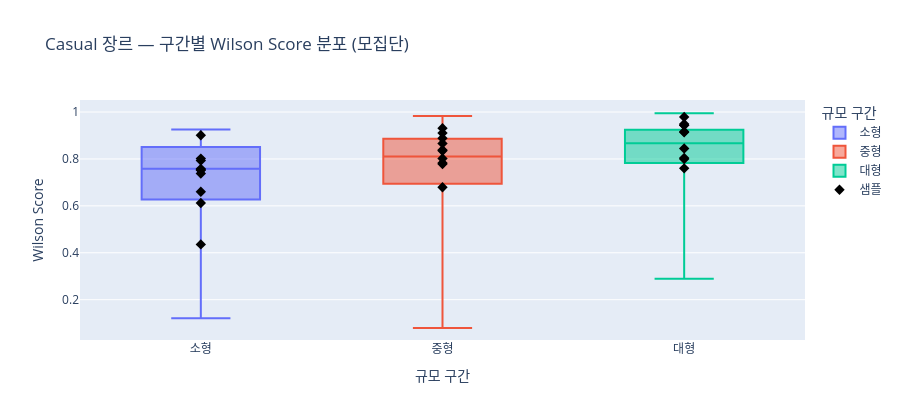

Source (notebook cell):
### Markdown cell above
### 랜덤 샘플링 결과

`RANDOM_STATE=42`로 재현 가능한 샘플을 추출했다.
각 구간에서 Wilson Score 분포를 확인하여 샘플이 구간 전체를 고르게 대표하는지 검증한다.

### Code cell
# 샘플 Wilson Score 분포가 모집단을 잘 대표하는지 확인
print('=== 구간별 Wilson Score: 모집단 vs 샘플 비교 ===')
for tier in tiers:
    pop   = df_valid[df_valid['size_tier'] == tier]['wilson_score']
    samp  = df_sample[df_sample['size_tier'] == tier]['wilson_score']
    print(f'\n[{tier}]')
    print(f'  모집단  mean={pop.mean():.3f}  median={pop.median():.3f}  std={pop.std():.3f}')
    print(f'  샘플    mean={samp.mean():.3f}  median={samp.median():.3f}  std={samp.std():.3f}')

# 시각화
fig = px.box(
    df_valid,
    x='size_tier',
    y='wilson_score',
    color='size_tier',
    category_orders={'size_tier': tiers},
    title='Casual 장르 — 구간별 Wilson Score 분포 (모집단)',
    labels={'size_tier': '규모 구간', 'wilson_score': 'Wilson Score'},
    points=False,
    height=420,
)

# 샘플 포인트 오버레이
for i, tier in enumerate(tiers):
    samp = df_sample[df_sample['size_tier'] == tier]
    fig.add_scatter(
        x=[tier] * len(samp),
        y=samp['wilson_score'],
        mode='markers',
        marker=dict(color='black', size=8, symbol='diamond'),
        name='샘플' if i == 0 else None,
        showlegend=(i == 0),
    )

fig.update_layout(showlegend=True)
fig.show()

### Figure 1 — Plotly figure (JSON) as saved in the notebook; plotly's stock layout.template omitted (floating-point values rounded to 4 significant figures; data arrays with more than 128 entries replaced by an {"elided": "..."} marker saying what was removed)
{"data": [{"alignmentgroup": "True", "boxpoints": false, "hovertemplate": "규모 구간=%{x}<br>Wilson Score=%{y}<extra></extra>", "legendgroup": "소형", "marker": {"color": "#636efa"}, "name": "소형", "notched": false, "offsetgroup": "소형", "orientation": "v", "showlegend": true, "type": "box", "x": {"elided": "430 str values"}, "x0": " ", "xaxis": "x", "y": {"elided": "430 float values"}, "y0": " ", "yaxis": "y"}, {"alignmentgroup": "True", "boxpoints": false, "hovertemplate": "규모 구간=%{x}<br>Wilson Score=%{y}<extra></extra>", "legendgroup": "중형", "marker": {"color": "#EF553B"}, "name": "중형", "notched": false, "offsetgroup": "중형", "orientation": "v", "showlegend": true, "type": "box", "x": {"elided": "856 str values"}, "x0": " ", "xaxis": "x", "y": {"elided": "856 float values"}, "y0": " ", "yaxis": "y"}, {"alignmentgroup": "True", "boxpoints": false, "hovertemplate": "규모 구간=%{x}<br>Wilson Score=%{y}<extra></extra>", "legendgroup": "대형", "marker": {"color": "#00cc96"}, "name": "대형", "notched": false, "offsetgroup": "대형", "orientation": "v", "showlegend": true, "type": "box", "x": {"elided": "428 str values"}, "x0": " ", "xaxis": "x", "y": {"elided": "428 float values"}, "y0": " ", "yaxis": "y"}, {"marker": {"color": "black", "size": 8, "symbol": "diamond"}, "mode": "markers", "name": "샘플", "showlegend": true, "type": "scatter", "x": ["소형", "소형", "소형", "소형", "소형", "소형", "소형", "소형", "소형", "소형"], "y": [0.7529, 0.8014, 0.7529, 0.7578, 0.6599, 0.9011, 0.7382, 0.6124, 0.4357, 0.7928]}, {"marker": {"color": "black", "size": 8, "symbol": "diamond"}, "mode": "markers", "showlegend": false, "type": "scatter", "x": ["중형", "중형", "중형", "중형", "중형", "중형", "중형", "중형", "중형", "중형"], "y": [0.9312, 0.7824, 0.8022, 0.8661, 0.9102, 0.8348, 0.8378, 0.6794, 0.7781, 0.8881]}, {"marker": {"color": "black", "size": 8, "symbol": "diamond"}, "mode": "markers", "showlegend": false, "type": "scatter", "x": ["대형", "대형", "대형", "대형", "대형", "대형", "대형", "대형", "대형", "대형"], "y": [0.9494, 0.7995, 0.9158, 0.9788, 0.9436, 0.9141, 0.8446, 0.8039, 0.9441, 0.7599]}], "layout": {"boxmode": "overlay", "height": 420, "legend": {"title": {"text": "규모 구간"}, "tracegroupgap": 0}, "showlegend": true, "title": {"text": "Casual 장르 — 구간별 Wilson Score 분포 (모집단)"}, "xaxis": {"anchor": "y", "categoryarray": ["소형", "중형", "대형"], "categoryorder": "array", "domain": [0, 1], "title": {"text": "규모 구간"}}, "yaxis": {"anchor": "x", "domain": [0, 1], "title": {"text": "Wilson Score"}}}}
